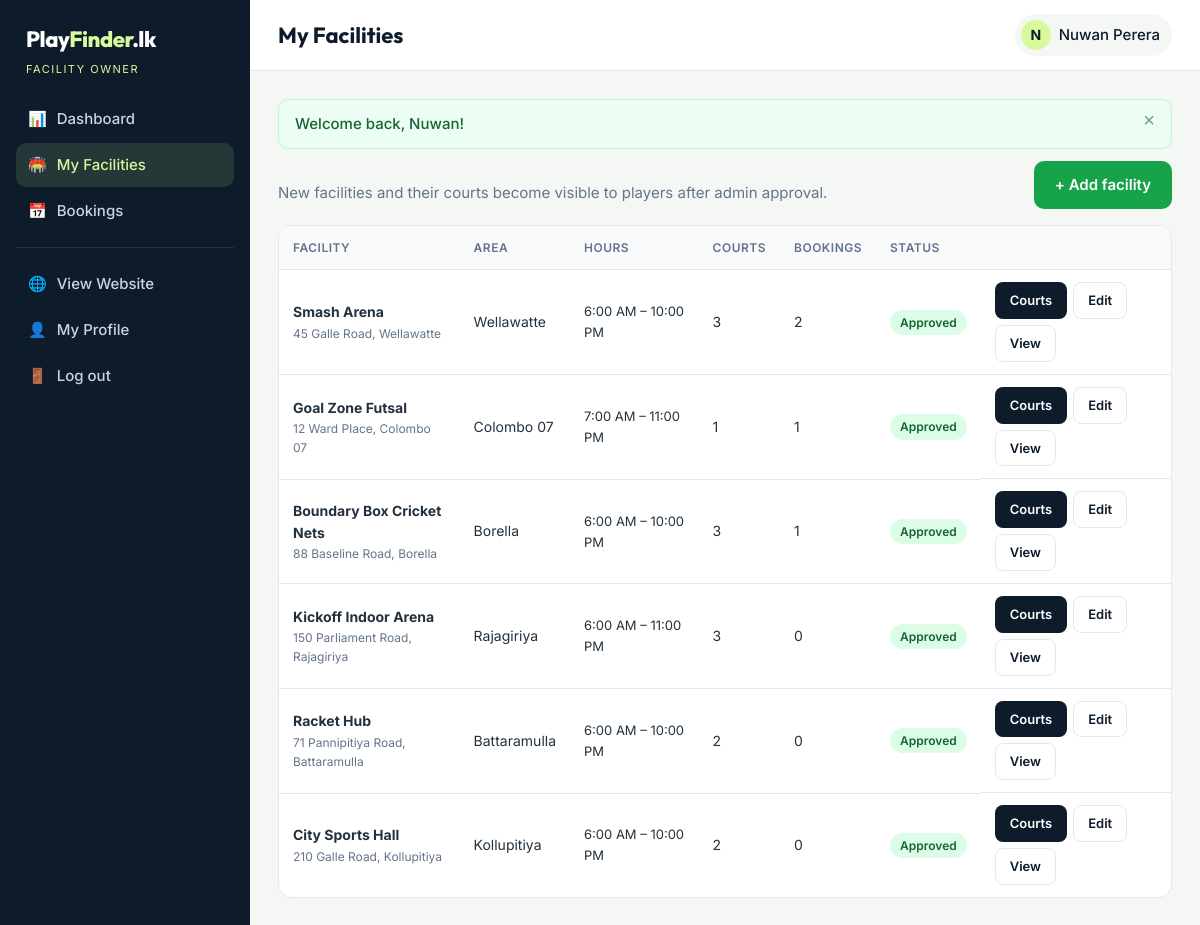
Page /owner/facilities.php (signed in) on the committed database.
### tables this page shows
CREATE TABLE users (
    id            INT AUTO_INCREMENT PRIMARY KEY,
    full_name     VARCHAR(100) NOT NULL,
    email         VARCHAR(150) NOT NULL UNIQUE,
    phone         VARCHAR(20)  NOT NULL,
    password_hash VARCHAR(255) NOT NULL,
    role          ENUM('user','owner','admin') NOT NULL DEFAULT 'user',
    status        ENUM('active','blocked')     NOT NULL DEFAULT 'active',
    created_at    DATETIME NOT NULL DEFAULT CURRENT_TIMESTAMP
);

CREATE TABLE facilities (
    id          INT AUTO_INCREMENT PRIMARY KEY,
    owner_id    INT NOT NULL,
    name        VARCHAR(120) NOT NULL,
    description TEXT,
    address     VARCHAR(255) NOT NULL,
    area        VARCHAR(60)  NOT NULL,
    latitude    DECIMAL(10,7) NOT NULL,
    longitude   DECIMAL(10,7) NOT NULL,
    phone       VARCHAR(20)  NOT NULL,
    open_time   TIME NOT NULL DEFAULT '06:00:00',
    close_time  TIME NOT NULL DEFAULT '22:00:00',
    amenities   VARCHAR(255) DEFAULT NULL,
    image       VARCHAR(255) DEFAULT NULL,
    status      ENUM('pending','approved','rejected') NOT NULL DEFAULT 'pending',
    created_at  DATETIME NOT NULL DEFAULT CURRENT_TIMESTAMP,
    CONSTRAINT fk_fac_owner FOREIGN KEY (owner_id) REFERENCES users(id) ON DELETE CASCADE,
    INDEX idx_fac_area (area),
    INDEX idx_fac_status (status)
);

### includes/db.php (called while the page is built, shortened)
<?php
function db(): PDO
{
    static $pdo = null;
    if ($pdo === null) {
        try {
            $pdo = new PDO(DB_DSN, DB_USER, DB_PASS, [
                PDO::ATTR_ERRMODE            => PDO::ERRMODE_EXCEPTION,
                PDO::ATTR_DEFAULT_FETCH_MODE => PDO::FETCH_ASSOC,
                PDO::ATTR_EMULATE_PREPARES   => false,
            ]);
        } catch (PDOException $e) {
            http_response_code(500);
            exit('<div style="font-family:sans-serif;padding:40px;max-width:640px;margin:auto">
                <h2>Database connection failed</h2>
                <p>Please make sure MySQL is running in XAMPP and that you imported
                <code>database/playfinder.sql</code> in phpMyAdmin.</p>
                <p style="color:#888">Check settings in <code>config/config.php</code>.</p></div>');
        }
    }
    return $pdo;
}
function q(string $sql, array $params = []): PDOStatement
{
    $stmt = db()->prepare($sql);
    $stmt->execute($params);
    return $stmt;
}
function q_one(string $sql, array $params = []): ?array
{
    $row = q($sql, $params)->fetch();
    return $row === false ? null : $row;
}
function q_all(string $sql, array $params = []): array
{
    return q($sql, $params)->fetchAll();
}

### includes/auth.php (called while the page is built, shortened)
<?php
function current_user(): ?array
{
    static $user = false;
    if ($user === false) {
        $user = null;
        if (!empty($_SESSION['user_id'])) {
            $user = q_one('SELECT id, full_name, email, phone, role, status FROM users WHERE id = ?', [$_SESSION['user_id']]);
        }
    }
    return $user;
}
function is_logged_in(): bool
{
    return current_user() !== null;
}
function require_login(): array
{
    if (!is_logged_in()) {
        $_SESSION['redirect_after_login'] = $_SERVER['REQUEST_URI'] ?? url();
        flash('warning', 'Please log in to continue.');
        redirect('login.php');
    }
    return current_user();
}
function require_role(string ...$roles): array
{
    $user = require_login();
    return $user;
}

### owner/facilities.php (the view)
<?php
require_once __DIR__ . '/../includes/init.php';
$user = require_role('owner');
$facilities = q_all('SELECT f.*,
        (SELECT COUNT(*) FROM courts c WHERE c.facility_id = f.id) AS court_count,
        (SELECT COUNT(*) FROM bookings b JOIN courts c ON c.id = b.court_id WHERE c.facility_id = f.id AND b.status = ?) AS booking_count
    FROM facilities f WHERE f.owner_id = ? ORDER BY f.created_at DESC', ['confirmed', $user['id']]);
$pageTitle = 'My Facilities';
$activeNav = 'facilities';
require __DIR__ . '/../includes/dash_header.php';
?>
<div class="flex between mb-2">
    <p class="muted mb-0">New facilities and their courts become visible to players after admin approval.</p>
    <a href="<?= url('owner/facility-form.php') ?>" class="btn btn-primary">+ Add facility</a>
</div>
<?php if (!$facilities): ?>
    <div class="empty-state"><div class="icon">🏟️</div><h3>No facilities yet</h3><a href="<?= url('owner/facility-form.php') ?>" class="btn btn-primary">Add your first facility</a></div>
<?php else: ?>
<div class="table-wrap">
    <table>
        <tr><th>Facility</th><th>Area</th><th>Hours</th><th>Courts</th><th>Bookings</th><th>Status</th><th></th></tr>
        <?php foreach ($facilities as $f): ?>
            <tr>
                <td><strong><?= e($f['name']) ?></strong><span class="sub"><?= e($f['address']) ?></span></td>
                <td><?= e($f['area']) ?></td>
                <td class="small"><?= time_label($f['open_time']) ?> – <?= time_label($f['close_time']) ?></td>
                <td><?= (int)$f['court_count'] ?></td>
                <td><?= (int)$f['booking_count'] ?></td>
                <td><?= facility_status_badge($f['status']) ?></td>
                <td class="actions">
                    <a href="<?= url('owner/courts.php?facility=' . $f['id']) ?>" class="btn btn-dark btn-sm">Courts</a>
                    <a href="<?= url('owner/facility-form.php?id=' . $f['id']) ?>" class="btn btn-outline btn-sm">Edit</a>
                    <a href="<?= url('facility.php?id=' . $f['id']) ?>" class="btn btn-outline btn-sm" target="_blank">View</a>
                </td>
            </tr>
        <?php endforeach; ?>
    </table>
</div>
<?php endif; ?>
<?php require __DIR__ . '/../includes/dash_footer.php'; ?>

### includes/dash_header.php (shortened to what this page needs)
<?php
$user = current_user();
$isAdmin = $user['role'] === 'admin';
$activeNav = $activeNav ?? '';
if ($isAdmin) {
    $pendingCount = (int)q_val('SELECT COUNT(*) FROM facilities WHERE status = ?', ['pending']);
    $unreadCount  = (int)q_val('SELECT COUNT(*) FROM contact_messages WHERE is_read = 0');
    $menu = [
        'dashboard'  => ['admin/index.php', '📊', 'Dashboard', 0],
        'facilities' => ['admin/facilities.php', '🏟️', 'Facilities', $pendingCount],
        'bookings'   => ['admin/bookings.php', '📅', 'Bookings', 0],
        'users'      => ['admin/users.php', '👥', 'Users', 0],
        'sports'     => ['admin/sports.php', '🏅', 'Sports', 0],
        'messages'   => ['admin/messages.php', '✉️', 'Messages', $unreadCount],
    ];
} else {
    $menu = [
        'dashboard'  => ['owner/index.php', '📊', 'Dashboard', 0],
        'facilities' => ['owner/facilities.php', '🏟️', 'My Facilities', 0],
        'bookings'   => ['owner/bookings.php', '📅', 'Bookings', 0],
    ];
}
?>
<!DOCTYPE html>
<html lang="en">
<head>
    <link rel="stylesheet" href="<?= url('assets/css/style.css') ?>">
</head>
<body class="dash-body">
<aside class="sidebar" id="sidebar">
    <a href="<?= url('index.php') ?>" class="logo logo-light">Play<span>Finder</span>.lk</a>
    <div class="sidebar-role"><?= $isAdmin ? 'Admin Panel' : 'Facility Owner' ?></div>
    <nav>
        <?php foreach ($menu as $key => [$href, $icon, $label, $count]): ?>
            <a href="<?= url($href) ?>" class="<?= $activeNav === $key ? 'active' : '' ?>">
                <span><?= $icon ?></span> <?= e($label) ?>
            </a>
        <?php endforeach; ?>
        <hr>
        <a href="<?= url('index.php') ?>"><span>🌐</span> View Website</a>
        <a href="<?= url('profile.php') ?>"><span>👤</span> My Profile</a>
        <a href="<?= url('logout.php') ?>"><span>🚪</span> Log out</a>
    </nav>
</aside>
<div class="dash-main">
    <header class="dash-top">
        <h1><?= e($pageTitle ?? 'Dashboard') ?></h1>
        <div class="user-chip static">
            <span class="avatar"><?= e(mb_strtoupper(mb_substr($user['full_name'], 0, 1))) ?></span>
            <?= e($user['full_name']) ?>
        </div>
    </header>
    <div class="dash-content">
    <?php foreach (get_flashes() as $flashItem): ?>
        <div class="alert alert-<?= e($flashItem['type']) ?>"><?= e($flashItem['message']) ?><button class="alert-close" aria-label="Close">×</button></div>
    <?php endforeach; ?>

### includes/functions.php (shortened to what this page needs)
<?php
function e($value): string
{
    return htmlspecialchars((string)($value ?? ''), ENT_QUOTES, 'UTF-8');
}
function url(string $path = ''): string
{
    return BASE_URL . '/' . ltrim($path, '/');
}
function get_flashes(): array
{
    $f = $_SESSION['flash'] ?? [];
    return $f;
}
function time_label(string $time): string
{
    return date('g:i A', strtotime($time));
}
function badge(string $text, string $type): string
{
    return '<span class="badge badge-' . e($type) . '">' . e($text) . '</span>';
}
function facility_status_badge(string $status): string
{
    $map = ['approved' => 'success', 'pending' => 'warning', 'rejected' => 'danger'];
    return badge(ucfirst($status), $map[$status] ?? 'muted');
}

### rows in the picture
users: full_name "N", full_name "Nuwan Perera"
facilities: name "Smash Arena", address "45 Galle Road, Wellawatte", area "Wellawatte", open_time "6:00 AM", close_time "10:00 PM", court_count "3", booking_count "2"
facilities: name "Goal Zone Futsal", address "12 Ward Place, Colombo 07", area "Colombo 07", open_time "7:00 AM", close_time "11:00 PM", court_count "1", booking_count "1"
facilities: name "Boundary Box Cricket Nets", address "88 Baseline Road, Borella", area "Borella", open_time "6:00 AM", close_time "10:00 PM", court_count "3", booking_count "1"
facilities: name "Kickoff Indoor Arena", address "150 Parliament Road, Rajagiriya", area "Rajagiriya", open_time "6:00 AM", close_time "11:00 PM", court_count "3", booking_count "0"
facilities: name "Racket Hub", address "71 Pannipitiya Road, Battaramulla", area "Battaramulla", open_time "6:00 AM", close_time "10:00 PM", court_count "2", booking_count "0"
facilities: name "City Sports Hall", address "210 Galle Road, Kollupitiya", area "Kollupitiya", open_time "6:00 AM", close_time "10:00 PM", court_count "2", booking_count "0"

### other values in the picture
$icon "📊"
$label "Dashboard"
$icon "🏟️"
$label "My Facilities"
$icon "📅"
$label "Bookings"
$pageTitle "My Facilities"
$flashItem['message'] "Welcome back, Nuwan!"
